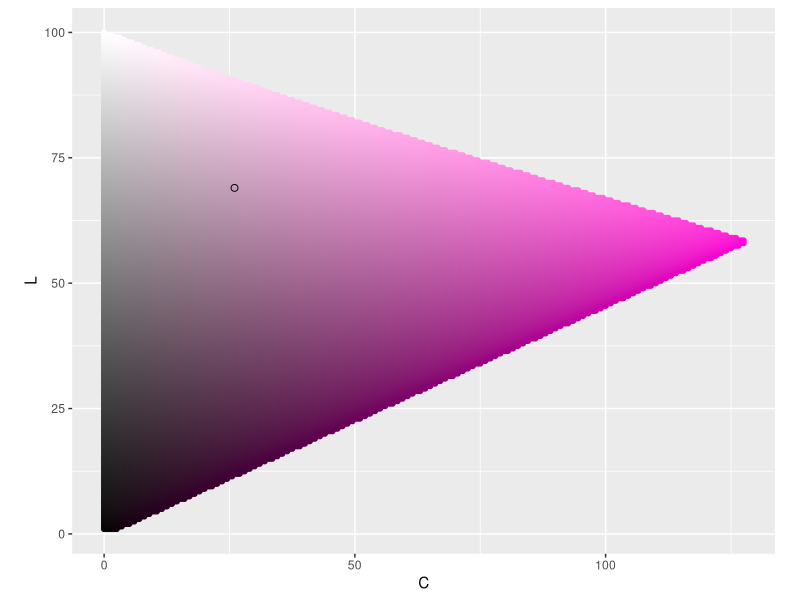
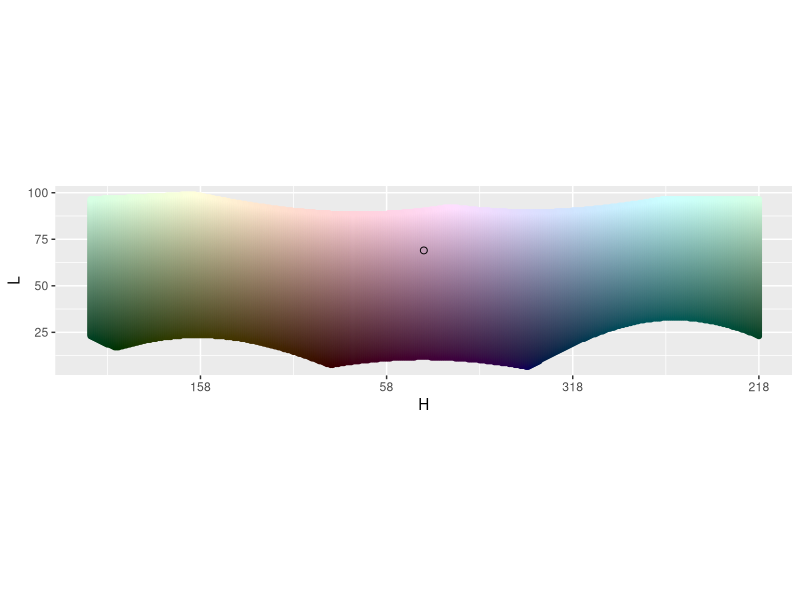
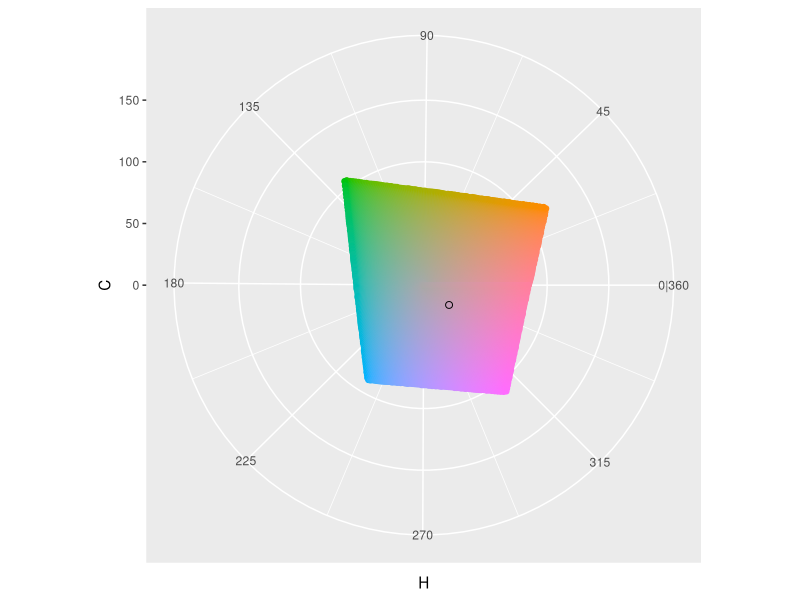
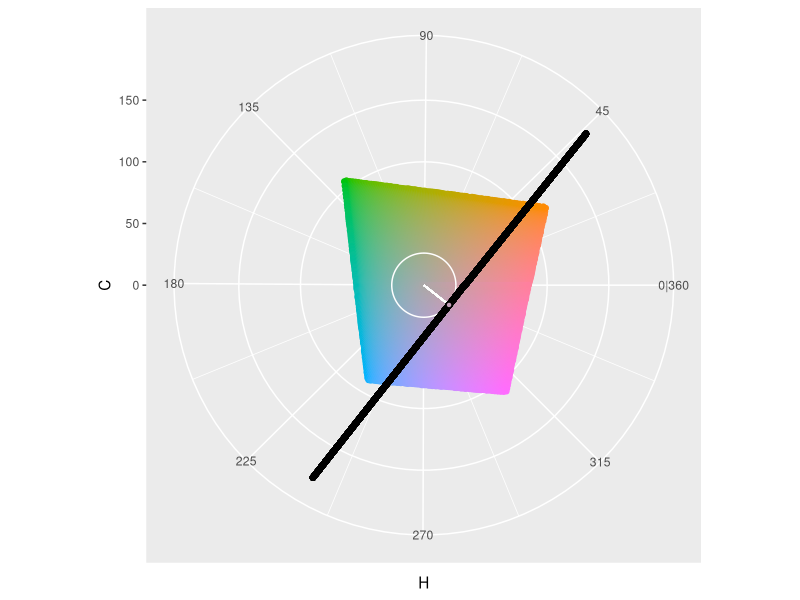
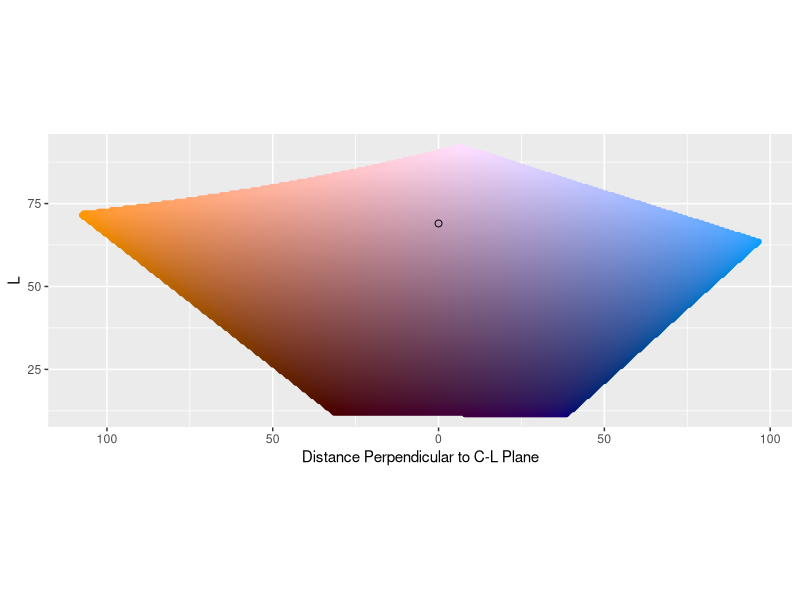
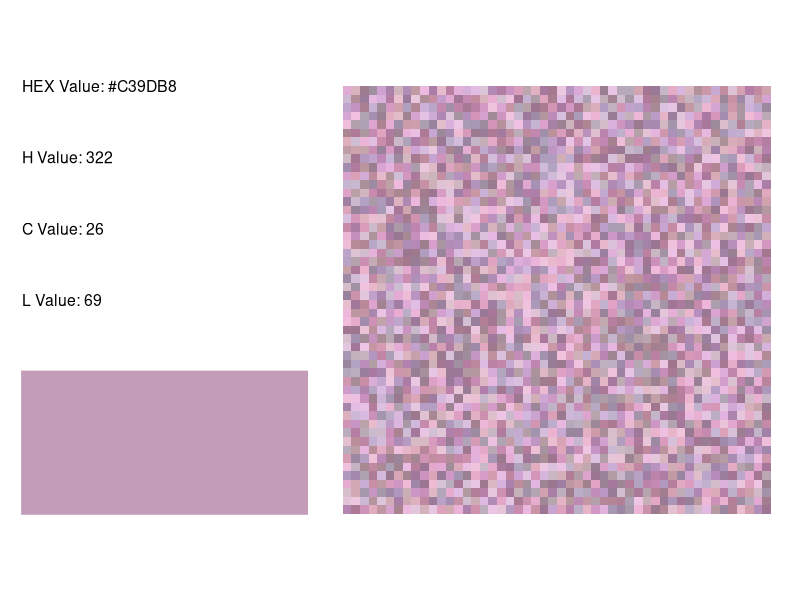
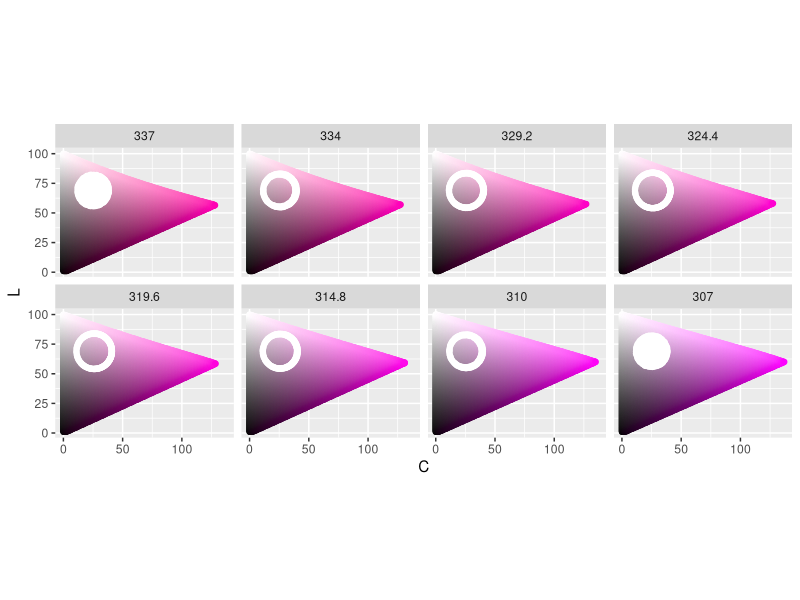
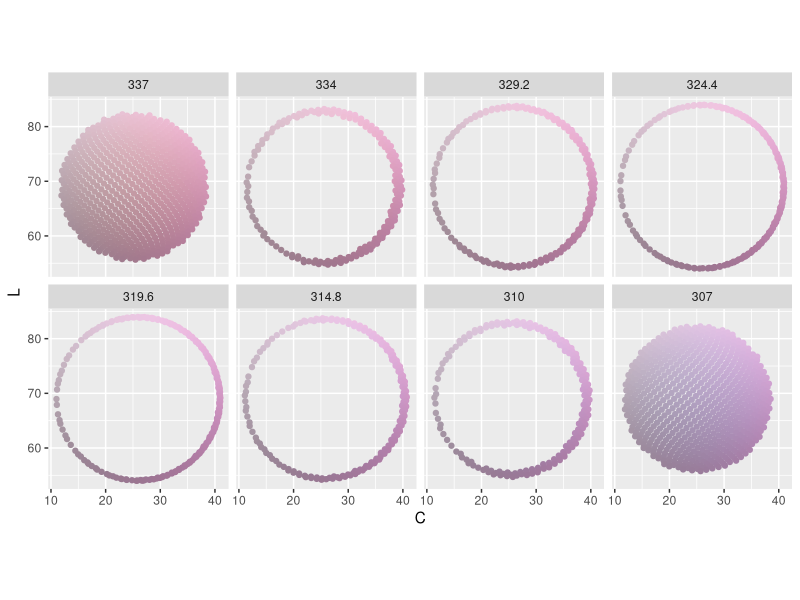

R code for these plots, in order: (Note: a time limit stopped this script after it produced the figures.)
## ---- chunk 1
knitr::opts_chunk$set(eval = FALSE)
knitr::opts_knit$set(bookdown.internal.label = FALSE)
knitr::opts_chunk$set(out.extra = 'style="display:block; margin:auto;"')  # center
## ---- chunk 2
##---------
# Libraries
##---------
library(tidyverse)
library(patchwork)
library(colorspace)

##------------
# Pick a color
##------------
H_point <- 322
C_point <- 26
L_point <- 69

color_hex <- hcl(H_point, 
                 C_point, 
                 L_point,
                 fixup = FALSE)

##--------------------------------
# See color in H, C, L color space 
##--------------------------------
# C-L Plane ----
get_C_L_plane <- function(H_point) {
  expand_grid(H = H_point,
              C = seq(0, 180, .5),
              L = seq(1, 100, .5)) %>%
    mutate(color_value = hcl(H, C, L, fixup = FALSE)) %>%
    filter(!is.na(color_value))
}
C_L_plane <- get_C_L_plane(H_point)

graph_C_L_plane <- function(C_L_plane, color_hex) {
  ggplot() +
    geom_point(data = C_L_plane,
               aes(C, L, color = color_value, fill = color_value)) +
    scale_x_continuous(labels = abs) +
    scale_color_identity() +
    scale_fill_identity() +
    geom_point(aes(x = C_point,
                   y = L_point),
               color = 'black',
               fill = color_hex,
               shape = 21,
               size = 2) +
    coord_equal()
}
graph_C_L_plane(C_L_plane, color_hex)

# H-L Curve ----
get_H_L_curve <- function(C_point) {
  expand_grid(H = seq(1, 360, 1),
              C = C_point,
              L = seq(1, 100, .5)) %>%
    mutate(color_value = hcl(H, C, L, fixup = FALSE)) %>%
    filter(!is.na(color_value))
}
H_L_curve <- get_H_L_curve(C_point)

label_H_center <- function(H_point, ...) {
  function(x) {(x + (180 - H_point)) %% 360}
}

graph_H_L_curve <- function(H_L_curve, color_hex, H_point) {
  ggplot() +
    geom_point(data = H_L_curve,
               aes((H + (180 - H_point)) %% 360, L, 
                   color = color_value, fill = color_value)) +
    scale_color_identity() +
    scale_fill_identity() +
    geom_point(aes(x = 180, # Because we rotated points to not drop over edge
                   y = L_point),
               color = 'black',
               fill = color_hex,
               shape = 21,
               size = 2) +
    scale_x_reverse('H', # Like you're standing on the inside
                    labels = label_H_center(H_point = H_point),
                    limits = c(360, 0)) +
    coord_equal()
}
graph_H_L_curve(H_L_curve, color_hex, H_point)

# H-C plane ----
get_H_C_plane <- function(L_point){
  expand_grid(H = seq(1, 360, 1),
              C = seq(0, 180, .5),
              L = L_point) %>%
    mutate(color_value = hcl(H, C, L, fixup = FALSE)) %>%
    filter(!is.na(color_value))
}
H_C_plane <- get_H_C_plane(L_point)

graph_H_C_plane <- function(H_C_plane, color_hex) {
  ggplot() +
    geom_point(data = H_C_plane,
               aes(H, C, color = color_value, fill = color_value)) +
    scale_color_identity() +
    scale_fill_identity() +
    scale_x_continuous(breaks = seq(45, 360, 45),
                       minor_breaks = seq(0, 315, 45) + 45/2,
                       labels = c('45', '90', '135', '180', 
                                  '225', '270', '315', '0|360')) +
    scale_y_continuous(limits = c(0, 180)) +
    geom_point(aes(x = H_point,
                   y = C_point),
               color = 'black',
               fill = color_hex,
               shape = 21,
               size = 2) +
    coord_polar(start = 270 * pi / 180,
                direction = -1)
}
graph_H_C_plane(H_C_plane, color_hex)

# C tangent plane ----
C_circle <- data.frame(H = seq(1, 360),
                       C = C_point,
                       color_value = "white")
C_tangent_plane <- expand_grid(x = C_point, # Plane perpendicular to H at C
                               perpendicular_from_C_L = 
                                 seq(-sqrt(180^2 - C_point^2), sqrt(180^2 - C_point^2)),
                               L = seq(1, 100, 1)) %>%
  mutate(x_rotate = x * cos(H_point * pi/180) -  # rotate
           perpendicular_from_C_L * sin(H_point * pi/180),
         y_rotate = x * sin(H_point * pi/180) + 
           perpendicular_from_C_L * cos(H_point * pi/180)) %>%
  mutate(x = x_rotate,
         y = y_rotate) %>%
  select(-x_rotate, -y_rotate)  %>%
  mutate(H = (atan2(y, x) * 180/pi) %% 360,
         C = sqrt(x^2 + y^2)) %>%
  mutate(color_value = "white")
ggplot(data = H_C_plane,
       aes(H, C, color = color_value, fill = color_value)) +
  geom_point() +
  scale_color_identity() +
  scale_fill_identity() +
  scale_x_continuous(breaks = seq(45, 360, 45),
                     minor_breaks = seq(0, 315, 45) + 45/2,
                     labels = c('45', '90', '135', '180', 
                                '225', '270', '315', '0|360')) +
  scale_y_continuous(limits = c(0, 180)) +
  geom_path(data = C_circle) +
  geom_segment(x = H_point,
               y = 0,
               xend = H_point,
               yend = C_point,
               col = "white") +
  geom_point(data = C_tangent_plane, col = "black") +
  geom_point(x = H_point,
             y = C_point,
             color = 'black',
             fill = color_hex,
             shape = 21) +
  coord_polar(start = 270 * pi / 180,
              direction = -1)

get_C_tangent_plane <- function(H_point, C_point) {
  expand_grid(x = C_point, # Plane perpendicular to H at C
              perpendicular_from_C_L = seq(-180, 180, .5),
              L = seq(1, 100, .5)) %>%
    mutate(x_rotate = x * cos(H_point * pi/180) -  # rotate
             perpendicular_from_C_L * sin(H_point * pi/180),
           y_rotate = x * sin(H_point * pi/180) + 
             perpendicular_from_C_L * cos(H_point * pi/180)) %>%
    mutate(x = x_rotate,
           y = y_rotate) %>%
    select(-x_rotate, -y_rotate)  %>%
    mutate(H = (atan2(y, x) * 180/pi) %% 360,
           C = sqrt(x^2 + y^2)) %>%
    mutate(color_value = hcl(H, C, L, fixup = FALSE)) %>%
    filter(!is.na(color_value))
}
C_tangent_plane <- get_C_tangent_plane(H_point, C_point)

graph_C_tangent_plane <- function(C_tangent_plane, color_hex) {
  ggplot() +
    geom_point(data = C_tangent_plane,
               aes(perpendicular_from_C_L, L, 
                   color = color_value, fill = color_value)) +
    scale_color_identity() +
    scale_fill_identity() +
    scale_x_reverse("Distance Perpendicular to C-L Plane",
                    labels = abs) +
    geom_point(aes(x = 0,
                   y = L_point),
               color = 'black',
               fill = color_hex,
               shape = 21,
               size = 2) +
    coord_equal()
}
graph_C_tangent_plane(C_tangent_plane, color_hex)
## ---- chunk 3
knitr::include_graphics('/post/2021-08-10-choosing-nearby-colors-part-2/index.en-us_files/c_l_plane.png', error = FALSE)
## ---- chunk 4
knitr::include_graphics('/post/2021-08-10-choosing-nearby-colors-part-2/index.en-us_files/h_c_plane.png', error = FALSE)
## ---- chunk 5
knitr::include_graphics('/post/2021-08-10-choosing-nearby-colors-part-2/index.en-us_files/h_l_curve.png', error = FALSE)
## ---- chunk 6
knitr::include_graphics('/post/2021-08-10-choosing-nearby-colors-part-2/index.en-us_files/c_tangent_plane_setup.png', error = FALSE)
## ---- chunk 7
knitr::include_graphics('/post/2021-08-10-choosing-nearby-colors-part-2/index.en-us_files/c_tangent_plane.png', error = FALSE)
## ---- chunk 8
##------------------
# x, y, L perimeter
##------------------
width <- 15
n_color <- 50 ^ 2

# http://extremelearning.com.au/how-to-evenly-distribute-points-on-a-sphere-more-effectively-than-the-canonical-fibonacci-lattice/#more-3069
get_xyl_data <- function(H_point, C_point, L_point, width, n_color) {
  data.frame(theta = 2 * pi * seq(0, n_color - 1) / ((1 + sqrt(5)) / 2),
             phi = acos(1 - 2 * (seq(0, n_color - 1) + .5) / n_color)) %>%
    mutate(x = cos(theta) * sin(phi),
           y = sin(theta) * sin(phi),
           L = cos(phi)) %>%
    mutate(x = x * width + C_point * cos(H_point * pi/180),
           y = y * width + C_point * sin(H_point * pi/180),
           L = L * width + L_point) %>%
    mutate(H = (atan2(y, x) * 180/pi) %% 360,
           C = sqrt(x^2 + y^2)) %>%
    filter(L >= 0 & L <= 100 & C >= 0) %>%
    mutate(color_value = hcl(h = H,
                             c = C,
                             l = L)) %>%
    mutate(x = C * cos(H * pi/180),
           y = C * sin(H * pi/180)) %>%
    mutate(perpendicular_from_C_L = x * sin(-H_point * pi/180) + y * cos(-H_point * pi/180),
           parallel_along_C_L = x * cos(-H_point * pi/180) - y * sin(-H_point * pi/180)) %>%
    mutate(row_value = sample(row_number(), n()),
           col_value = ceiling(row_value / sqrt(n_color))) %>%
    mutate(row_value = (row_value %% sqrt(n_color)) + 1) %>%
    mutate(L_cut = as.character(
      cut(L, breaks = c(-Inf, seq(L_point - width, 
                                  L_point + width, 
                                  length.out = 7), 
                        Inf),
          labels = c(L_point - width, 
                     seq(L_point - (width * .8), 
                         L_point + (width * .8), 
                         length.out = 6), 
                     L_point + width))),
      C_cut = as.character(
        cut(C,
            breaks = c(-Inf, 
                       seq(C_point - width, 
                           C_point + width, 
                           length.out = 7), 
                       Inf),
            labels = c(C_point - width, 
                       seq(C_point - (width * .8), 
                           C_point + (width * .8), 
                           length.out = 6), 
                       C_point + width))),
      H_cut = as.character(
        cut((180 - abs(abs(H - H_point) - 180)) * 
              sign(180 - abs(H - H_point)) * 
              sign(H - H_point),
            breaks = c(-Inf, 
                       seq(0 - width, 
                           0 + width, 
                           length.out = 7), 
                       Inf),
            labels = c(H_point - width, 
                       seq(H_point - (width * .8), 
                           H_point + (width * .8), 
                           length.out = 6), 
                       H_point + width) %% 360)),
      perpendicular_from_C_L_cut = as.character(
        cut(perpendicular_from_C_L,
            breaks = c(-Inf, seq(0 - width, 
                                 0 + width, 
                                 length.out = 7), 
                       Inf),
            labels = c(0 - width, 
                       seq(0 - (width * .8), 
                           0 + (width * .8), 
                           length.out = 6), 
                       0 + width))),
      parallel_along_C_L_cut = as.character(
        cut(parallel_along_C_L,
            breaks = c(-Inf, 
                       seq(C_point - width, 
                           C_point + width, 
                           length.out = 7), 
                       Inf),
            labels = c(C_point - width, 
                       seq(C_point - (width * .8), 
                           C_point + (width * .8), 
                           length.out = 6), 
                       C_point + width)))) %>%
    mutate(L_cut = as.factor(as.numeric(L_cut)),
           C_cut = as.factor(as.numeric(C_cut)),
           H_cut = as.factor(as.numeric(H_cut)),
           perpendicular_from_C_L_cut = 
             as.factor(as.numeric(perpendicular_from_C_L_cut)),
           parallel_along_C_L_cut = 
             as.factor(as.numeric(parallel_along_C_L_cut))) %>%
    mutate(H_cut = fct_expand(H_cut, 
                              as.character(c(H_point - width, 
                                             seq(H_point - (width * .8), 
                                                 H_point + (width * .8), 
                                                 length.out = 6), 
                                             H_point + width) %% 360)),
           perpendicular_from_C_L_cut = 
             fct_expand(perpendicular_from_C_L_cut,
                        as.character(c(0 - width, 
                                       seq(0 - (width * .8), 
                                           0 + (width * .8), 
                                           length.out = 6), 
                                       0 + width)))) %>%
    mutate(H_cut = fct_relevel(H_cut, 
                               as.character(c(H_point - width, 
                                              seq(H_point - (width * .8), 
                                                  H_point + (width * .8), 
                                                  length.out = 6), 
                                              H_point + width) %% 360)),
           perpendicular_from_C_L_cut = 
             fct_relevel(perpendicular_from_C_L_cut,
                         as.character(c(0 - width, 
                                        seq(0 - (width * .8), 
                                            0 + (width * .8), 
                                            length.out = 6), 
                                        0 + width)))) %>%
    mutate(H_cut = fct_rev(H_cut),
           perpendicular_from_C_L_cut = fct_rev(perpendicular_from_C_L_cut))
}

xyl <- get_xyl_data(H_point, C_point, L_point, width, n_color)

graph_info <- function(H_point, C_point, L_point) {
  color_hex <- hcl(H_point, 
                   C_point,
                   L_point,
                   fixup = FALSE)
  
  ggplot() +
    geom_rect(aes(xmin = 0, xmax = 1,
                  ymin = 0, ymax = .5), col = color_hex, fill = color_hex) +
    geom_text(data = data.frame(x = 0,
                                y = seq(1.5, .75, -.25),
                                label = c(paste("HEX Value:", color_hex), 
                                          paste("H Value:", H_point),
                                          paste("C Value:", C_point),
                                          paste("L Value:", L_point))),
              aes(x, y, label = label), hjust = 0, size = 4) +
    coord_equal() +
    theme_void()
}

graph_sample <- function(color_points) {
  ggplot(data = color_points,
         aes(x = row_value,
             y = col_value,
             fill = color_value)) +
    geom_tile() +
    coord_equal() +
    scale_fill_identity() +
    theme_void()
}

p1 <- graph_info(H_point, C_point, L_point)
p2 <- graph_sample(xyl)
p1 + p2

# C L plane by H
graph_C_L_by_H <- function(color_points) {
  ggplot(data = color_points, aes(C, L, 
                                  col = color_value, fill = color_value)) +
    geom_point() +
    scale_color_identity() +
    scale_fill_identity() +
    facet_wrap(~ H_cut, nrow = 2) +
    coord_equal() 
}

get_C_L_plane_by_H <- function(color_points, H_point, width) {
  map_dfr(as.numeric(as.character(unique(color_points$H_cut))), 
          get_C_L_plane) %>%
    mutate(H_cut = as.factor(H)) %>%
    mutate(H_cut = fct_expand(H_cut, 
                              as.character(c(H_point - width, 
                                             seq(H_point - (width * .8), 
                                                 H_point + (width * .8), 
                                                 length.out = 6), 
                                             H_point + width) %% 360))) %>%
    mutate(H_cut = fct_relevel(H_cut, 
                               as.character(c(H_point - width, 
                                              seq(H_point - (width * .8), 
                                                  H_point + (width * .8), 
                                                  length.out = 6), 
                                              H_point + width) %% 360))) %>%
    mutate(H_cut = fct_rev(H_cut))
}
C_L_plane_by_H <- get_C_L_plane_by_H(xyl, H_point, width)

graph_C_L_plane_by_H <- function(C_L_plane, color_points) {
  ggplot() +
    geom_point(data = C_L_plane,
               aes(C, L, color = color_value, fill = color_value)) +
    geom_point(data = color_points,
               aes(C, L, color = "white", fill = "white")) +
    scale_x_continuous(labels = abs) +
    scale_color_identity() +
    scale_fill_identity() +
    facet_wrap(~ H_cut, nrow = 2) +
    coord_equal()
}
graph_C_L_plane_by_H(C_L_plane_by_H, xyl)
graph_C_L_by_H(xyl)

# H L curve
graph_H_L_by_C <- function(color_points, H_point) {
  ggplot(data = color_points, aes((H + (180 - H_point)) %% 360, L, 
                                  color = color_value, fill = color_value)) +
    geom_point() +
    scale_color_identity() +
    scale_fill_identity() +
    scale_x_reverse('H', # Like you're standing on the inside
                    labels = label_H_center(H_point = H_point)) +
    facet_wrap(~ C_cut, nrow = 2) +
    coord_equal()
}

get_H_L_curve_by_C <- function(color_points) {
  map_dfr(as.numeric(as.character(unique(color_points$C_cut))), get_H_L_curve) %>%
    mutate(C_cut = as.factor(C))
}
H_L_curve_by_C <- get_H_L_curve_by_C(xyl)

graph_H_L_curve_by_C <- function(H_L_curve_by_C, color_points, H_point) {
  ggplot() +
    geom_point(data = H_L_curve_by_C,
               aes((H + (180 - H_point)) %% 360, L, 
                   color = color_value, fill = color_value)) +
    geom_point(data = color_points,
               aes((H + (180 - H_point)) %% 360, L, 
                   color = "white", fill = "white")) +
    scale_color_identity() +
    scale_fill_identity() +
    scale_x_reverse('H', # Like you're standing on the inside
                    labels = label_H_center(H_point = H_point),
                    limits = c(360, 0)) +
    facet_wrap(~ C_cut, nrow = 2) +
    coord_equal()
}
graph_H_L_curve_by_C(H_L_curve_by_C, xyl, H_point)
graph_H_L_by_C(xyl, H_point)

# H C plane by L
graph_x_y_by_L <- function(color_points, H_point) {
  ggplot(data = color_points, aes(x, y, 
                                  col = color_value, fill = color_value)) +
    geom_abline(slope = c(tan(-67.5 * pi/180), 
                          tan(-45 * pi/180), 
                          tan(-22.5 * pi/180),
                          0, 100000,
                          tan(22.5 * pi/180), 
                          tan(45 * pi/180), 
                          tan(67.5 * pi/180)), 
                intercept = 0,
                color = "white") +
    geom_abline(slope = tan(H_point * pi/180), 
                intercept = 0,
                color = "black") +
    geom_point() +
    scale_color_identity() +
    scale_fill_identity() +
    facet_wrap(~ L_cut, nrow = 2) +
    coord_equal() +
    theme(axis.line=element_blank(), axis.text.x=element_blank(),
          axis.text.y=element_blank(), axis.ticks=element_blank(),
          axis.title.x=element_blank(), axis.title.y=element_blank(),
          panel.grid.major=element_blank(), panel.grid.minor=element_blank())
}

get_H_C_plane_by_L <- function(color_points) {
  map_dfr(as.numeric(
    as.character(unique(color_points$L_cut))), get_H_C_plane) %>%
    mutate(L_cut = as.factor(L))
}
H_C_plane_by_L <- get_H_C_plane_by_L(xyl)

graph_H_C_plane_by_L <- function(H_C_plane_by_L, color_points) {
  ggplot() +
    geom_point(data = H_C_plane_by_L,
               aes(H, C, color = color_value, fill = color_value)) +
    geom_point(data = color_points,
               aes(H , C, color = "white", fill = "white")) +
    scale_color_identity() +
    scale_fill_identity() +
    scale_x_continuous(breaks = seq(45, 360, 45),
                       minor_breaks = seq(0, 315, 45) + 45/2,
                       labels = c('45', '90', '135', '180', 
                                  '225', '270', '315', '0|360')) +
    scale_y_continuous(limits = c(0, 180)) +
    facet_wrap(~ L_cut, nrow = 2) +
    coord_polar(start = 270 * pi / 180,
                direction = -1)
}
graph_H_C_plane_by_L(H_C_plane_by_L, xyl)
graph_x_y_by_L(xyl, H_point)

# C tangent plane
label_perpendicular_from_C_L_cut<- function(x) {
  as.character(abs(as.numeric(x)))
}

graph_parallel_perpendicular_by_L <- function(color_points) {
  ggplot(data = color_points, 
         aes(x = parallel_along_C_L,
             y = perpendicular_from_C_L,
             color = color_value)) +
    geom_point() +
    scale_color_identity() +
    scale_y_continuous("Distance Perpendicular to C-L Plane", # similar to H
                       labels = abs) +
    labs(x = "Distance Parallel to C-L Plane") + # similar to C
    facet_wrap(~ L_cut, nrow = 2) +
    coord_equal()
}
graph_parallel_perpendicular_by_L(xyl)

graph_perpendicular_L_by_parallel <- function(color_points) {
  ggplot(data = color_points, 
         aes(x = perpendicular_from_C_L,
             y = L,
             color = color_value)) +
    geom_point() +
    scale_color_identity() +
    scale_x_continuous("Distance Perpendicular to C-L Plane",
                       labels = abs) +
    scale_y_continuous(labels = abs) +
    facet_wrap(~ parallel_along_C_L_cut, nrow = 2) +
    coord_equal()
}
graph_perpendicular_L_by_parallel(xyl)

graph_parallel_L_by_perpendicular <- function(color_points) {
  ggplot(data = color_points, 
         aes(x = parallel_along_C_L,
             y = L,
             color = color_value)) +
    geom_point() +
    scale_color_identity() +
    labs(x = "Distance Parallel to C-L Plane") +
    facet_wrap(~ perpendicular_from_C_L_cut, nrow = 2,
               labeller = as_labeller(label_perpendicular_from_C_L_cut)) +
    coord_equal()
}
graph_parallel_L_by_perpendicular(xyl)
## ---- chunk 9
knitr::include_graphics('/post/2021-08-10-choosing-nearby-colors-part-2/index.en-us_files/xyl_info.png', error = FALSE)
## ---- chunk 10
knitr::include_graphics('/post/2021-08-10-choosing-nearby-colors-part-2/index.en-us_files/xyl_c_l_plane.png', error = FALSE)
## ---- chunk 11
knitr::include_graphics('/post/2021-08-10-choosing-nearby-colors-part-2/index.en-us_files/xyl_c_l.png', error = FALSE)
## ---- chunk 12
knitr::include_graphics('/post/2021-08-10-choosing-nearby-colors-part-2/index.en-us_files/xyl_h_l_curve.png', error = FALSE)
## ---- chunk 13
knitr::include_graphics('/post/2021-08-10-choosing-nearby-colors-part-2/index.en-us_files/xyl_h_l.png', error = FALSE)
## ---- chunk 14
knitr::include_graphics('/post/2021-08-10-choosing-nearby-colors-part-2/index.en-us_files/xyl_h_c_plane.png', error = FALSE)
## ---- chunk 15
knitr::include_graphics('/post/2021-08-10-choosing-nearby-colors-part-2/index.en-us_files/xyl_h_c.png', error = FALSE)
## ---- chunk 16
knitr::include_graphics('/post/2021-08-10-choosing-nearby-colors-part-2/index.en-us_files/xyl_par_per.png', error = FALSE)
## ---- chunk 17
knitr::include_graphics('/post/2021-08-10-choosing-nearby-colors-part-2/index.en-us_files/xyl_per_l.png', error = FALSE)
## ---- chunk 18
knitr::include_graphics('/post/2021-08-10-choosing-nearby-colors-part-2/index.en-us_files/xyl_par_l.png', error = FALSE)
## ---- chunk 19
##------------------
# H, C, L, perimeter
##------------------
get_hcl_data <- function(H_point, C_point, L_point, width, n_color) {
 data.frame(theta = 2 * pi * seq(0, n_color - 1) / ((1 + sqrt(5)) / 2),
                  phi = acos(1 - 2 * (seq(0, n_color - 1) + .5) / n_color)) %>%
  mutate(H = cos(theta) * sin(phi),
         C = sin(theta) * sin(phi),
         L = cos(phi)) %>%
  mutate(H = H * width + H_point,
         C = C * width + C_point,
         L = L * width + L_point) %>%
  mutate(H = H %% 360) %>% # not really needed except for graphs
  filter(L >= 0 & L <= 100 & C >= 0) %>%
  mutate(color_value = hcl(h = H,
                           c = C,
                           l = L)) %>%
  mutate(x = C * cos(H * pi/180),
         y = C * sin(H * pi/180)) %>%
  mutate(perpendicular_from_C_L = x * sin(-H_point * pi/180) + 
           y * cos(-H_point * pi/180), # not a C value since we didn't rotate by H
         parallel_along_C_L = x * cos(-H_point * pi/180) - 
           y * sin(-H_point * pi/180)) %>%
  mutate(row_value = sample(row_number(), n()),
         col_value = ceiling(row_value / sqrt(n_color))) %>%
  mutate(row_value = (row_value %% sqrt(n_color)) + 1) %>%
  mutate(L_cut = as.character(
    cut(L, breaks = c(-Inf, seq(L_point - width, 
                                L_point + width, 
                                length.out = 7), 
                      Inf),
        labels = c(L_point - width, 
                   seq(L_point - (width * .8), 
                       L_point + (width * .8), 
                       length.out = 6), 
                   L_point + width))),
         C_cut = as.character(
           cut(C,
               breaks = c(-Inf, 
                          seq(C_point - width, 
                              C_point + width, 
                              length.out = 7), 
                          Inf),
               labels = c(C_point - width, 
                          seq(C_point - (width * .8), 
                              C_point + (width * .8), 
                              length.out = 6), 
                          C_point + width))),
         H_cut = as.character(
           cut((180 - abs(abs(H - H_point) - 180)) * 
                 sign(180 - abs(H - H_point)) * 
                 sign(H - H_point),
               breaks = c(-Inf, 
                          seq(0 - width, 
                              0 + width, 
                              length.out = 7), 
                          Inf),
               labels = c(H_point - width, 
                          seq(H_point - (width * .8), 
                              H_point + (width * .8), 
                              length.out = 6), 
                          H_point + width) %% 360)),
         perpendicular_from_C_L_cut = as.character(
           cut(perpendicular_from_C_L,
               breaks = c(-Inf, seq(0 - width, 
                                    0 + width, 
                                    length.out = 7), 
                          Inf),
               labels = c(0 - width, 
                          seq(0 - (width * .8), 
                              0 + (width * .8), 
                              length.out = 6), 
                          0 + width))),
         parallel_along_C_L_cut = as.character(
           cut(parallel_along_C_L,
               breaks = c(-Inf, 
                          seq(C_point - width, 
                              C_point + width, 
                              length.out = 7), 
                          Inf),
               labels = c(C_point - width, 
                          seq(C_point - (width * .8), 
                              C_point + (width * .8), 
                              length.out = 6), 
                          C_point + width)))) %>%
  mutate(L_cut = as.factor(as.numeric(L_cut)),
         C_cut = as.factor(as.numeric(C_cut)),
         H_cut = as.factor(as.numeric(H_cut)),
         perpendicular_from_C_L_cut = 
           as.factor(as.numeric(perpendicular_from_C_L_cut)),
         parallel_along_C_L_cut = 
           as.factor(as.numeric(parallel_along_C_L_cut))) %>%
  mutate(H_cut = fct_expand(H_cut, 
                            as.character(c(H_point - width, 
                                           seq(H_point - (width * .8), 
                                               H_point + (width * .8), 
                                               length.out = 6), 
                                           H_point + width) %% 360)),
         perpendicular_from_C_L_cut = 
           fct_expand(perpendicular_from_C_L_cut,
                      as.character(c(0 - width, 
                                     seq(0 - (width * .8), 
                                         0 + (width * .8), 
                                         length.out = 6), 
                                     0 + width)))) %>%
  mutate(H_cut = fct_relevel(H_cut, 
                             as.character(c(H_point - width, 
                                            seq(H_point - (width * .8), 
                                                H_point + (width * .8), 
                                                length.out = 6), 
                                            H_point + width) %% 360)),
         perpendicular_from_C_L_cut = 
           fct_relevel(perpendicular_from_C_L_cut,
                      as.character(c(0 - width, 
                                     seq(0 - (width * .8), 
                                         0 + (width * .8), 
                                         length.out = 6), 
                                     0 + width)))) %>%
  mutate(H_cut = fct_rev(H_cut),
         perpendicular_from_C_L_cut = fct_rev(perpendicular_from_C_L_cut))
}

hcl <- get_hcl_data(H_point, C_point, L_point, width, n_color)

p1 <- graph_info(H_point, C_point, L_point)
p2 <- graph_sample(hcl)
p1 + p2

# C L plane by H
C_L_plane_by_H <- get_C_L_plane_by_H(hcl, H_point, width)
graph_C_L_by_H(hcl)
graph_C_L_plane_by_H(C_L_plane_by_H, hcl)

# H L curve
H_L_curve_by_C <- get_H_L_curve_by_C(hcl)
graph_H_L_by_C(hcl, H_point)
graph_H_L_curve_by_C(H_L_curve_by_C, hcl, H_point)

# H C plane by L
H_C_plane_by_L <- get_H_C_plane_by_L(hcl)
graph_x_y_by_L(hcl, H_point)
graph_H_C_plane_by_L(H_C_plane_by_L, hcl)

# C tangent plane
graph_parallel_perpendicular_by_L(hcl)

graph_perpendicular_L_by_parallel(hcl)

graph_parallel_L_by_perpendicular(hcl)
## ---- chunk 20
knitr::include_graphics('/post/2021-08-10-choosing-nearby-colors-part-2/index.en-us_files/hcl_info.png', error = FALSE)
## ---- chunk 21
knitr::include_graphics('/post/2021-08-10-choosing-nearby-colors-part-2/index.en-us_files/hcl_c_l_plane.png', error = FALSE)
## ---- chunk 22
knitr::include_graphics('/post/2021-08-10-choosing-nearby-colors-part-2/index.en-us_files/hcl_c_l.png', error = FALSE)
## ---- chunk 23
knitr::include_graphics('/post/2021-08-10-choosing-nearby-colors-part-2/index.en-us_files/hcl_h_l_curve.png', error = FALSE)
## ---- chunk 24
knitr::include_graphics('/post/2021-08-10-choosing-nearby-colors-part-2/index.en-us_files/hcl_h_l.png', error = FALSE)
## ---- chunk 25
knitr::include_graphics('/post/2021-08-10-choosing-nearby-colors-part-2/index.en-us_files/hcl_h_c_plane.png', error = FALSE)
## ---- chunk 26
knitr::include_graphics('/post/2021-08-10-choosing-nearby-colors-part-2/index.en-us_files/hcl_h_c.png', error = FALSE)
## ---- chunk 27
knitr::include_graphics('/post/2021-08-10-choosing-nearby-colors-part-2/index.en-us_files/hcl_par_per.png', error = FALSE)
## ---- chunk 28
knitr::include_graphics('/post/2021-08-10-choosing-nearby-colors-part-2/index.en-us_files/hcl_per_l.png', error = FALSE)
## ---- chunk 29
knitr::include_graphics('/post/2021-08-10-choosing-nearby-colors-part-2/index.en-us_files/hcl_par_l.png', error = FALSE)
## ---- chunk 30
##-------
# Compare
##-------
compare <- rbind(xyl[, c('H', 'C', 'L', 'x', 'y', 
                         'H_cut', 'C_cut', 'L_cut', 
                         'perpendicular_from_C_L', 'parallel_along_C_L', 
                         'perpendicular_from_C_L_cut', 'parallel_along_C_L_cut',
                         'row_value', 'col_value', 'color_value')],
                 hcl[, c('H', 'C', 'L', 'x', 'y', 
                         'H_cut', 'C_cut', 'L_cut', 
                         'perpendicular_from_C_L', 'parallel_along_C_L', 
                         'perpendicular_from_C_L_cut', 'parallel_along_C_L_cut',
                         'row_value', 'col_value', 'color_value')]) %>%
  mutate(setting = c(rep('XYL', n_color), rep('HCL', n_color))) 

# C L plane
graph_C_L_by_H_comparison <- function(color_points) {
  ggplot(data = color_points, aes(C, L, col = setting)) +
    geom_point(alpha = .5) +
    facet_wrap(~ H_cut, nrow = 2) +
    coord_equal() +
    scale_color_discrete("") +
    theme(legend.position = "bottom")
}
graph_C_L_by_H_comparison(compare)

# H L curve
graph_H_L_by_C_comparison <- function(color_points, H_point) {
  ggplot(data = color_points, 
         aes((H + (180 - H_point)) %% 360, L, color = setting)) +
    geom_point(alpha = .5) +
    scale_x_reverse('H',
                    labels = label_H_center(H_point = H_point)) +
    facet_wrap(~ C_cut, nrow = 2) +
    coord_equal() +
    scale_color_discrete("") +
    theme(legend.position = "bottom")
}
graph_H_L_by_C_comparison(compare, H_point)

# H C plane
graph_x_y_by_L_comparison <- function(color_points, H_point) {
  ggplot(data = color_points, aes(x, y, col = setting)) +
    geom_abline(slope = c(tan(-67.5 * pi/180), 
                          tan(-45 * pi/180), 
                          tan(-22.5 * pi/180),
                          0, 100000,
                          tan(22.5 * pi/180), 
                          tan(45 * pi/180), 
                          tan(67.5 * pi/180)), 
                intercept = 0,
                color = "white") +
    geom_abline(slope = tan(H_point * pi/180), 
                intercept = 0,
                color = "black") +
    geom_point(alpha = .5) +
    facet_wrap(~ L_cut, nrow = 2) +
    coord_equal() +
    scale_color_discrete("") +
    theme(legend.position = "bottom",
          axis.line=element_blank(), axis.text.x=element_blank(),
          axis.text.y=element_blank(), axis.ticks=element_blank(),
          axis.title.x=element_blank(), axis.title.y=element_blank(),
          panel.grid.major=element_blank(), panel.grid.minor=element_blank())
}
graph_x_y_by_L_comparison(compare, H_point)

# C tangent plane
graph_parallel_perpendicular_by_L_comparison <- function(color_points) {
  ggplot(data = color_points, 
         aes(x = parallel_along_C_L,
             y = perpendicular_from_C_L,
             color = setting)) +
    geom_point(alpha = .5) +
    scale_y_continuous("Distance Perpendicular to C-L Plane",
                       labels = abs) +
    labs(x = "Distance Parallel to C-L Plane") +
    facet_wrap(~ L_cut, nrow = 2) +
    coord_equal() +
    scale_color_discrete("") +
    theme(legend.position = "bottom")
}
graph_parallel_perpendicular_by_L_comparison(compare)

graph_perpendicular_L_by_parallel_comparison <- function(color_points) {
  ggplot(data = color_points, 
         aes(x = perpendicular_from_C_L,
             y = L,
             color = setting)) +
    geom_point(alpha = .5) +
    scale_x_continuous("Distance Perpendicular to C-L Plane", 
            labels = abs) +
    scale_y_continuous(labels = abs) +
    facet_wrap(~ parallel_along_C_L_cut, nrow = 2) +
    coord_equal() +
    scale_color_discrete("") +
    theme(legend.position = "bottom")
}
graph_perpendicular_L_by_parallel_comparison(compare)

graph_parallel_L_by_perpendicular_comparison <- function(color_points) {
  ggplot(data = color_points, 
         aes(x = parallel_along_C_L,
             y = L,
             color = setting)) +
    geom_point(alpha = .5) +
    labs(x = "Distance Parallel to C-L Plane") +
    facet_wrap(~ perpendicular_from_C_L_cut, nrow = 2,
               labeller = as_labeller(label_perpendicular_from_C_L_cut)) +
    coord_equal() +
    scale_color_discrete("") +
    theme(legend.position = "bottom")
}
graph_parallel_L_by_perpendicular_comparison(compare)

compare <- compare %>%
  group_by(setting) %>%
  arrange((180 - abs(abs(H - H_point) - 180)) * 
            sign(180 - abs(H - H_point)) * sign(H - H_point)) %>%
  mutate(col_value = ceiling(row_number() / sqrt(n_color))) %>%
  arrange(col_value, L) %>%
  group_by(setting, col_value) %>%
  mutate(row_value = row_number())

ggplot(data = compare,
       aes(x = col_value,
           y = row_value,
           fill = color_value)) +
  geom_tile() +
  coord_equal() +
  scale_fill_identity() +
  theme_void() +
  facet_grid(~setting)

compare <- compare %>%
  group_by(setting) %>%
  arrange((180 - abs(abs(H - H_point) - 180)) * 
            sign(180 - abs(H - H_point)) * sign(H - H_point)) %>%
  mutate(col_value = ceiling(row_number() / sqrt(n_color))) %>%
  arrange(col_value, C) %>%
  group_by(setting, col_value) %>%
  mutate(row_value = row_number())

ggplot(data = compare,
       aes(x = col_value,
           y = row_value,
           fill = color_value)) +
  geom_tile() +
  coord_equal() +
  scale_fill_identity() +
  theme_void() +
  facet_grid(~setting)
## ---- chunk 31
knitr::include_graphics('/post/2021-08-10-choosing-nearby-colors-part-2/index.en-us_files/compare_c_l.png', error = FALSE)
## ---- chunk 32
knitr::include_graphics('/post/2021-08-10-choosing-nearby-colors-part-2/index.en-us_files/compare_h_l.png', error = FALSE)
## ---- chunk 33
knitr::include_graphics('/post/2021-08-10-choosing-nearby-colors-part-2/index.en-us_files/compare_h_c.png', error = FALSE)
## ---- chunk 34
knitr::include_graphics('/post/2021-08-10-choosing-nearby-colors-part-2/index.en-us_files/compare_par_per.png', error = FALSE)
## ---- chunk 35
knitr::include_graphics('/post/2021-08-10-choosing-nearby-colors-part-2/index.en-us_files/compare_per_l.png', error = FALSE)
## ---- chunk 36
knitr::include_graphics('/post/2021-08-10-choosing-nearby-colors-part-2/index.en-us_files/compare_par_l.png', error = FALSE)
## ---- chunk 37
knitr::include_graphics('/post/2021-08-10-choosing-nearby-colors-part-2/index.en-us_files/compare_samples.png', error = FALSE)
## ---- chunk 38
knitr::include_graphics('/post/2021-08-10-choosing-nearby-colors-part-2/index.en-us_files/compare_samples2.png', error = FALSE)
## ---- chunk 39
## Try lower value of C ----
C_point <- 16

xyl <- get_xyl_data(H_point, C_point, L_point, width, n_color)

hcl <- get_hcl_data(H_point, C_point, L_point, width, n_color)

compare <- rbind(xyl[, c('H', 'C', 'L', 'x', 'y', 
                         'H_cut', 'C_cut', 'L_cut', 
                         'perpendicular_from_C_L', 'parallel_along_C_L', 
                         'perpendicular_from_C_L_cut', 'parallel_along_C_L_cut',
                         'row_value', 'col_value', 'color_value')],
                 hcl[, c('H', 'C', 'L', 'x', 'y', 
                         'H_cut', 'C_cut', 'L_cut', 
                         'perpendicular_from_C_L', 'parallel_along_C_L', 
                         'perpendicular_from_C_L_cut', 'parallel_along_C_L_cut',
                         'row_value', 'col_value', 'color_value')]) %>%
  mutate(setting = c(rep('XYL', n_color), rep('HCL', n_color))) 

# C L plane
graph_C_L_by_H_comparison(compare)

# H L curve
graph_H_L_by_C_comparison(compare, H_point)

# H C plane
graph_x_y_by_L_comparison(compare, H_point)

# C tangent plane
graph_parallel_perpendicular_by_L_comparison(compare)

graph_perpendicular_L_by_parallel_comparison(compare)

graph_parallel_L_by_perpendicular_comparison(compare)

compare <- compare %>%
  group_by(setting) %>%
  arrange((180 - abs(abs(H - H_point) - 180)) * 
            sign(180 - abs(H - H_point)) * sign(H - H_point)) %>%
  mutate(col_value = ceiling(row_number() / sqrt(n_color))) %>%
  arrange(col_value, L) %>%
  group_by(setting, col_value) %>%
  mutate(row_value = row_number())

ggplot(data = compare,
       aes(x = col_value,
           y = row_value,
           fill = color_value)) +
  geom_tile() +
  coord_equal() +
  scale_fill_identity() +
  theme_void() +
  facet_grid(~setting)

compare <- compare %>%
  group_by(setting) %>%
  arrange((180 - abs(abs(H - H_point) - 180)) * 
            sign(180 - abs(H - H_point)) * sign(H - H_point)) %>%
  mutate(col_value = ceiling(row_number() / sqrt(n_color))) %>%
  arrange(col_value, C) %>%
  group_by(setting, col_value) %>%
  mutate(row_value = row_number())

ggplot(data = compare,
       aes(x = col_value,
           y = row_value,
           fill = color_value)) +
  geom_tile() +
  coord_equal() +
  scale_fill_identity() +
  theme_void() +
  facet_grid(~setting)
## ---- chunk 40
knitr::include_graphics('/post/2021-08-10-choosing-nearby-colors-part-2/index.en-us_files/C_lower_c_l.png', error = FALSE)
## ---- chunk 41
knitr::include_graphics('/post/2021-08-10-choosing-nearby-colors-part-2/index.en-us_files/C_lower_h_l.png', error = FALSE)
## ---- chunk 42
knitr::include_graphics('/post/2021-08-10-choosing-nearby-colors-part-2/index.en-us_files/C_lower_h_c.png', error = FALSE)
## ---- chunk 43
knitr::include_graphics('/post/2021-08-10-choosing-nearby-colors-part-2/index.en-us_files/C_lower_par_per.png', error = FALSE)
## ---- chunk 44
knitr::include_graphics('/post/2021-08-10-choosing-nearby-colors-part-2/index.en-us_files/C_lower_per_l.png', error = FALSE)
## ---- chunk 45
knitr::include_graphics('/post/2021-08-10-choosing-nearby-colors-part-2/index.en-us_files/C_lower_par_l.png', error = FALSE)
## ---- chunk 46
knitr::include_graphics('/post/2021-08-10-choosing-nearby-colors-part-2/index.en-us_files/C_lower_samples.png', error = FALSE)
## ---- chunk 47
knitr::include_graphics('/post/2021-08-10-choosing-nearby-colors-part-2/index.en-us_files/C_lower_samples2.png', error = FALSE)
## ---- chunk 48
## Try higher value of C ----
C_point <- 75
 
xyl <- get_xyl_data(H_point, C_point, L_point, width, n_color)

hcl <- get_hcl_data(H_point, C_point, L_point, width, n_color)

compare <- rbind(xyl[, c('H', 'C', 'L', 'x', 'y', 
                         'H_cut', 'C_cut', 'L_cut', 
                         'perpendicular_from_C_L', 'parallel_along_C_L', 
                         'perpendicular_from_C_L_cut', 'parallel_along_C_L_cut',
                         'row_value', 'col_value', 'color_value')],
                 hcl[, c('H', 'C', 'L', 'x', 'y', 
                         'H_cut', 'C_cut', 'L_cut', 
                         'perpendicular_from_C_L', 'parallel_along_C_L', 
                         'perpendicular_from_C_L_cut', 'parallel_along_C_L_cut',
                         'row_value', 'col_value', 'color_value')]) %>%
  mutate(setting = c(rep('XYL', n_color), rep('HCL', n_color))) 

# C L plane
graph_C_L_by_H_comparison(compare)
ggsave(here::here("output", "color_compare", "C_higher_c_l.png"), 
       width = 5, height = 4)

# H L curve
graph_H_L_by_C_comparison(compare, H_point)
ggsave(here::here("output", "color_compare", "C_higher_h_l.png"), 
       width = 5, height = 4)

# H C plane
graph_x_y_by_L_comparison(compare, H_point)
ggsave(here::here("output", "color_compare", "C_higher_h_c.png"), 
       width = 5, height = 4)

# C tangent plane
graph_parallel_perpendicular_by_L_comparison(compare)
ggsave(here::here("output", "color_compare", "C_higher_par_per.png"), 
       width = 5, height = 5)

graph_perpendicular_L_by_parallel_comparison(compare)
ggsave(here::here("output", "color_compare", "C_higher_per_l.png"), 
       width = 5, height = 4)

graph_parallel_L_by_perpendicular_comparison(compare)
ggsave(here::here("output", "color_compare", "C_higher_par_l.png"), 
       width = 5, height = 4)

compare <- compare %>%
  group_by(setting) %>%
  arrange((180 - abs(abs(H - H_point) - 180)) * 
            sign(180 - abs(H - H_point)) * sign(H - H_point)) %>%
  mutate(col_value = ceiling(row_number() / sqrt(n_color))) %>%
  arrange(col_value, L) %>%
  group_by(setting, col_value) %>%
  mutate(row_value = row_number())

ggplot(data = compare,
       aes(x = col_value,
           y = row_value,
           fill = color_value)) +
  geom_tile() +
  coord_equal() +
  scale_fill_identity() +
  theme_void() +
  facet_grid(~setting)
ggsave(here::here("output", "color_compare", "C_higher_samples.png"), 
       width = 5, height = 2.5)

compare <- compare %>%
  group_by(setting) %>%
  arrange((180 - abs(abs(H - H_point) - 180)) * 
            sign(180 - abs(H - H_point)) * sign(H - H_point)) %>%
  mutate(col_value = ceiling(row_number() / sqrt(n_color))) %>%
  arrange(col_value, C) %>%
  group_by(setting, col_value) %>%
  mutate(row_value = row_number())

ggplot(data = compare,
       aes(x = col_value,
           y = row_value,
           fill = color_value)) +
  geom_tile() +
  coord_equal() +
  scale_fill_identity() +
  theme_void() +
  facet_grid(~setting)
ggsave(here::here("output", "color_compare", "C_higher_samples2.png"), 
       width = 5, height = 2.5)
## ---- chunk 49
knitr::include_graphics('/post/2021-08-10-choosing-nearby-colors-part-2/index.en-us_files/C_higher_c_l.png', error = FALSE)
## ---- chunk 50
knitr::include_graphics('/post/2021-08-10-choosing-nearby-colors-part-2/index.en-us_files/C_higher_h_l.png', error = FALSE)
## ---- chunk 51
knitr::include_graphics('/post/2021-08-10-choosing-nearby-colors-part-2/index.en-us_files/C_higher_h_c.png', error = FALSE)
## ---- chunk 52
knitr::include_graphics('/post/2021-08-10-choosing-nearby-colors-part-2/index.en-us_files/C_higher_par_per.png', error = FALSE)
## ---- chunk 53
knitr::include_graphics('/post/2021-08-10-choosing-nearby-colors-part-2/index.en-us_files/C_higher_per_l.png', error = FALSE)
## ---- chunk 54
knitr::include_graphics('/post/2021-08-10-choosing-nearby-colors-part-2/index.en-us_files/C_higher_par_l.png', error = FALSE)
## ---- chunk 55
knitr::include_graphics('/post/2021-08-10-choosing-nearby-colors-part-2/index.en-us_files/C_higher_samples.png', error = FALSE)
## ---- chunk 56
knitr::include_graphics('/post/2021-08-10-choosing-nearby-colors-part-2/index.en-us_files/C_higher_samples2.png', error = FALSE)
